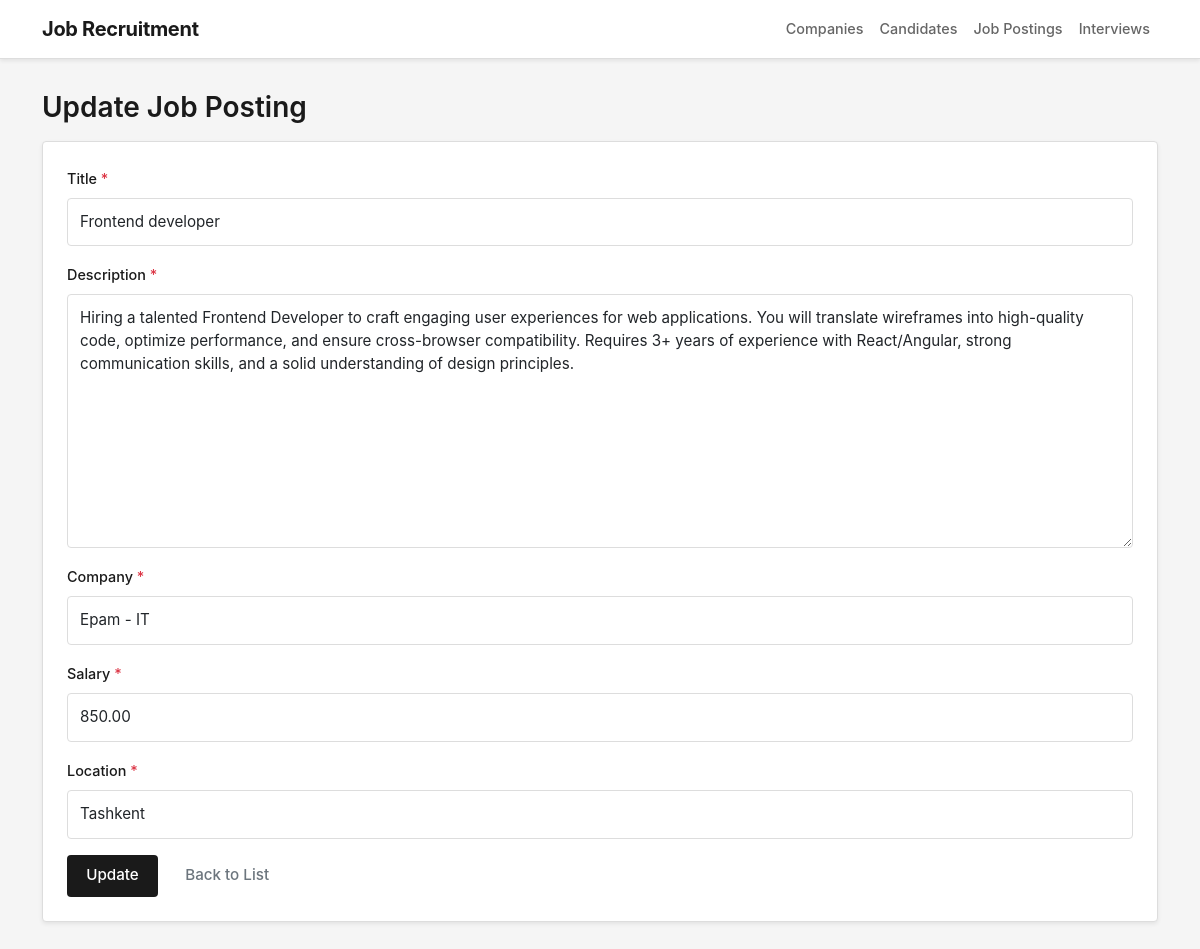
/job-postings/update/7/ (signed in), run on the app's committed database.
### jobRecruitment/models.py (models this page shows, shortened)
class JobPosting(models.Model):
    title = models.CharField(max_length=100)
    description = models.TextField()
    company = models.ForeignKey(Company, on_delete=models.CASCADE)
    salary = models.DecimalField(max_digits=10, decimal_places=2)
    location = models.CharField(max_length=100)
    posted_date = models.DateTimeField(auto_now_add=True)

### jobRecruitment/views.py (the view)
# urls.py: path('job-postings/update/<int:id>/', views.update_job_posting, name='update_job_posting'),
@login_required
@permission_required('jobRecruitment.change_jobposting', raise_exception=True)
def update_job_posting(request, id):
    job_posting = get_object_or_404(JobPosting, id=id)
    form = JobPostingForm(request.POST or None, instance=job_posting)
    if form.is_valid():
        form.save()
        messages.success(request, 'Job posting updated successfully!')
        return redirect('job_postings')
    return render(request, 'job_posting/update_job_posting.html', {'form': form})

### jobRecruitment/forms.py
class JobPostingForm(BaseStyledModelForm):
    class Meta:
        model = JobPosting
        fields = '__all__'

### jobRecruitment/models.py (called while the page is built)
    def __str__(self):
        return f"{self.name} - {self.industry}"

### jobRecruitment/templatetags/form_tags.py (called while the page is built)
@register.filter(name='add_class')
def add_class(field, css_class):
    return field.as_widget(attrs={"class": css_class})

### jobRecruitment/templates/job_posting/update_job_posting.html (shortened to what this page needs)
{% extends "base.html" %}
{% block content %}
  <h1 class="h3 mb-3">Update Job Posting</h1>
  <div class="card shadow-sm">
    <div class="card-body">
      <form method="post" novalidate>
        {% include 'partials/_form_fields.html' with form=form %}
        <div class="d-flex gap-2">
          <button class="btn btn-primary" type="submit">Update</button>
          <a class="btn btn-outline-secondary" href="{% url 'job_postings' %}">Back to List</a>
        </div>
      </form>
    </div>
  </div>
{% endblock %}

### templates/partials/_form_fields.html (shortened to what this page needs)
{% load form_tags %}
{% for field in form %}
    <div class="mb-3">
        <label for="{{ field.id_for_label }}" class="form-label">
            {{ field.label }}
            {% if field.field.required %}
                <span class="text-danger">*</span>
            {% endif %}
        </label>
        {{ field|add_class:"form-control" }}
    </div>
{% endfor %}

### static/css/app.css (style rules this page uses)
:root { --primary: #1a1a1a; --secondary: #666; --light: #f5f5f5; --border: #ddd; --white: #fff; --danger: #dc3545; --success: #198754; --warning: #ffc107; --info: #0dcaf0; }
* { margin: 0; padding: 0; box-sizing: border-box; }
html, body { height: 100%; }
body { font-family: -apple-system, BlinkMacSystemFont, 'Segoe UI', 'Roboto', 'Oxygen', sans-serif; background-color: var(--light); color: var(--primary); line-height: 1.6; }
.form-label { font-size: 0.9rem; font-weight: 500; color: var(--primary); margin-bottom: 0.5rem; }
.form-control { border: 1px solid var(--border); border-radius: 4px; padding: 0.75rem; font-size: 0.95rem; transition: border-color 0.2s ease, box-shadow 0.2s ease; background-color: var(--white); }
.btn { border-radius: 4px; font-weight: 500; font-size: 0.95rem; padding: 0.6rem 1.2rem; transition: all 0.2s ease; border: none; }
.btn-primary { background-color: var(--primary); color: var(--white); }
.card { border: 1px solid var(--border); border-radius: 4px; box-shadow: 0 2px 4px rgba(0, 0, 0, 0.05); transition: all 0.2s ease; background-color: var(--white); }
.card-body { padding: 1.5rem; }
h1, h2, h3, h4, h5, h6 { color: var(--primary); font-weight: 600; line-height: 1.3; }
h1 { font-size: 2rem; }
.h1, .h2, .h3, .h4, .h5, .h6 { color: var(--primary); font-weight: 600; }
.text-danger { color: var(--danger) !important; }

### data on the page
JobPosting: form "Frontend developer" "Hiring a talented Frontend Developer to craft engaging user experiences for web applications. You will translate wireframes into high-quality code, optimize performance, and ensure cross-browser compatibility. Requires 3+ years of experience with React/Angular, strong communication skills, and a solid understanding of design principles." "Epam - IT" "850.00" "Tashkent"

### other printed values
{{ field.label }} "Title" "Description" "Company" "Salary" "Location"
